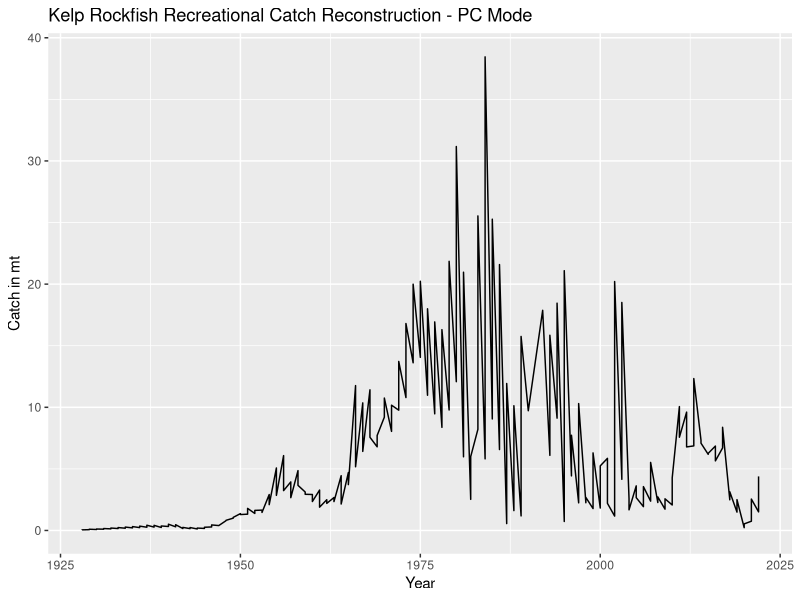

This figure's R source: (Note: this script raises an error after producing the figure.)
################################################################
#
#
#
#
################################################################

library(ggplot2)
library(dplyr)

#df turns csv into data frame 

recdf <- read.csv(file = "Catch_Reconstruction_Recreational.csv")

#Get rid of X 

recdf$X <- NULL
recdf$X.1 <- NULL


# Read in commercial data 
commercialdf <- read.csv(file = "Catch_Reconstruction_Commercial.csv")
commercialdf$X <- NULL




#Create line chart of Rec PC Mode

recPC <- ggplot(data= recdf, aes(x=YEAR, y=CATCH.MT)) + 
  #Specifies that a line chart should be created
  geom_line() + 
  labs(title = "Kelp Rockfish Recreational Catch Reconstruction - PC Mode", x = "Year", y = "Catch in mt")
print(recPC)

#Create line chart of Rec PR Mode 

recPR <- ggplot(data= recdf, aes(x=YEAR.1, y=CATCH.MT.1)) +
  geom_line() +
  labs(title = "Kelp Rockfish Recreational Catch Reconstruction - PR Mode", x = "Year", y = "Catch in mt") 
print(recPR) 

#Combine both PC and PR modes into one chart to compare recreational landings 

ggplot(recdf, aes(x = YEAR, y = CATCH.MT, colour = as.factor(MODE))) +
  geom_line(linewidth = 2) +
  labs(title = "Kelp Rockfish Recreational Catch Reconstruction CA", x = "YEAR", y = "Catch in MT (Metric Tons)",
       color = "Mode") +
  scale_colour_viridis_d()
#  scale_color_manual(values = c("CATCH.MT" = "blue", "CATCH.MT.1" = "red"),
#                     labels = c("PC", "PR")) +
  theme_minimal()
 



#Rename variable 

colnames(commercialdf)[colnames(commercialdf) == "LANDED_WEIGHT_MTONS"] <- "Catch_mt"

#Create line chart of commercial data 

commercial <- ggplot(data= commercialdf, aes(x=LANDING_YEAR, y=Catch_mt)) + 
  geom_line() + 
  labs(title = "Kelp Rockfish Commercial Catch Reconstruction CA", x = "Year", y = "Catch in mt") +
theme_minimal ()
print(commercial)



#Create line chart displaying both recreational and commercial catches


recandcommercial <- ggplot()

# Add the recreational data lines
recandcommercial <- recandcommercial + geom_line(data = recdf, aes(x = YEAR, y = CATCH.MT, color = "Recreational_PC_mode"))
recandcommercial <- recandcommercial + geom_line(data = recdf, aes(x = YEAR, y = CATCH.MT.1, color = "Recreational_PR_mode"))

# Add the commercial data line
recandcommercial <- recandcommercial + geom_line(data = commercialdf, aes(x = LANDING_YEAR, y = Catch_mt, color = "All_commercial_modes"))

# Set color mappings
recandcommercial <- recandcommercial + scale_color_manual(values = c("Recreational_PC_mode" = "red", "Recreational_PR_mode" = "blue", "All_commercial_modes" = "green"))

# Add labels and title
recandcommercial <- recandcommercial + xlab("Year") + ylab("Catch in mt (metric tons)") + ggtitle("Recreational and Commercial Kelp Rockfish Catch Estimates by Year and Mode")

# Print the plot
print(recandcommercial)

####
commercialdf <- commercialdf %>%
  rename(YEAR = LANDING_YEAR,
         CATCH.MT = Catch_mt) %>%
  mutate(MODE = "COM")




# Combine catches ####
#combine recreational and commercial catches
catches <- rbind(recdf[, c(1,3,2)], commercialdf[,1:3])


ggplot(catches, aes(x = YEAR, y = CATCH.MT, colour = as.factor(MODE))) +
  geom_line(linewidth = .8) +
  labs(title = "Kelp Rockfish Catch Reconstruction CA", x = "YEAR", y = "Catch in MT (Metric Tons)",
       color = "Mode") +
  scale_colour_viridis_d()





#Attempt 2 
geom_line(data = recdf, aes(x = YEAR, y = CATCH.MT, color = "Recreational_PC_mode")) +
  geom_line(data = recdf, aes(x = YEAR, y = CATCH.MT.1, color = " Recreational_PR_mode")) +
  geom_line(data = commercialdf, aes(x = LANDING_YEAR, y = Catch_mt(metric_tons) , color = "All_commercial_modes")) +
  scale_color_manual(values = c(" Recreational_PC_mode" = "red", "Recreational_PR_mode" = "blue", "All_commercial_modes" = "green")) +
  xlab("Year") + 
  ylab("Catch in mt (metric tons)") + 
  ggtitle("Recreational and Commercial Kelp Rockfish Catch Estimates by Year and Mode")